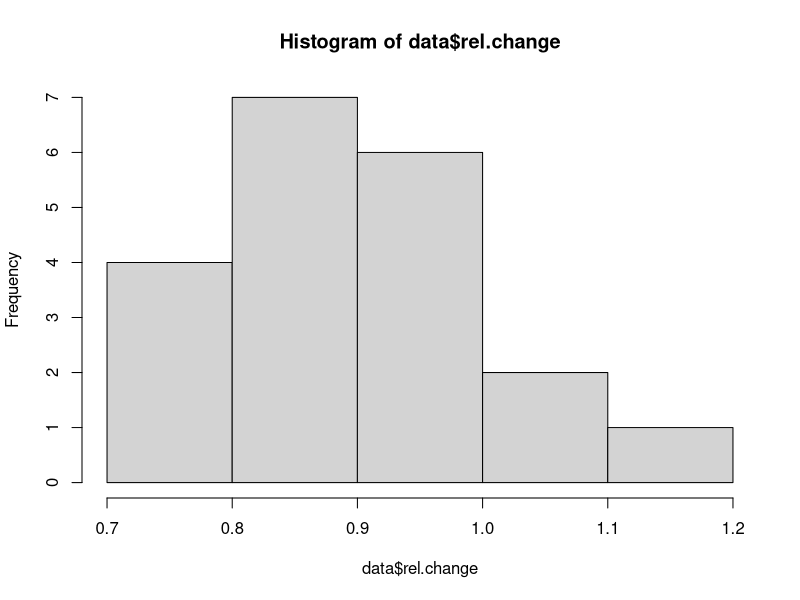

Write the R code that produced this figure.
library(tidyverse)

data.raw = read.csv("Hill_Running.csv")

data = mutate(data.raw, Change = After - Before,
              rel.change = Change/Before)

hist(data$rel.change)

Uphill = (data$Type == "Up")

Up.Change = data[Uphill,"Change"]
Down.Change = data[!Uphill, "Change"]
test.Change = t.test(Up.Change, Down.Change)

Up.rel.change = data[Uphill, "rel.change"]
Down.rel.change = data[!Uphill, "rel.change"]
test.rel.change = t.test(Up.rel.change, Down.rel.change)
